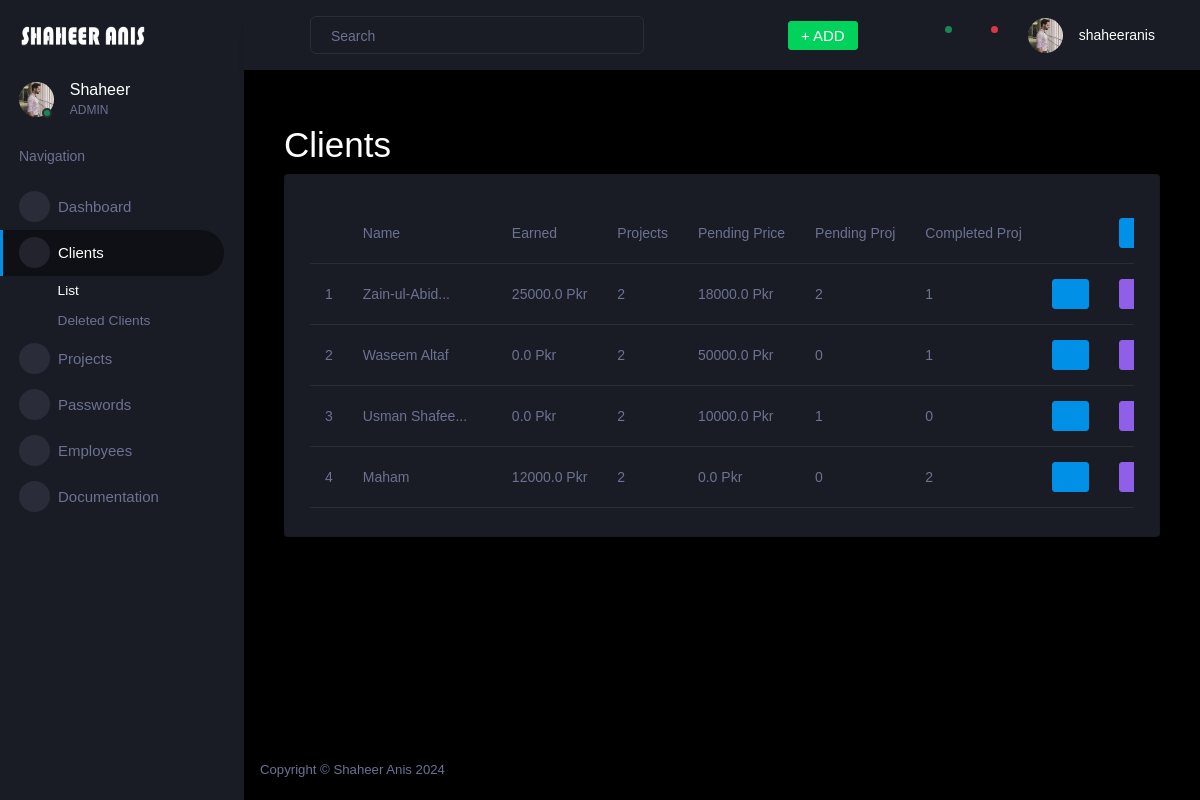
/client_list (signed in), run on the app's committed database.
### app.py (models this page shows, shortened)
class client(db.Model):
    _id = db.Column("id", db.Integer, primary_key=True)
    name = db.Column(db.String(100))
    email = db.Column(db.String(100))
    number = db.Column(db.String(100))
    deleted = db.Column(db.Boolean, default=False, index=True)
    total_price = db.Column(db.String(1000), default="0.00")
    tasks = relationship("project", back_populates="client")

### app.py (the view)
@app.route('/client_list')
def client_list():
    if 'user_id' not in session:
        return redirect(url_for('show_login'))
    clients = client.query.filter_by(deleted = False).all()
    task_counts = {}
    total_price_pending_per_client = {}
    total_price_earned_per_client = {}
    for client_item in clients:
        pending_tasks_count = project.query.filter_by(client_id=client_item._id, status=False).count()
        completed_tasks_count = project.query.filter_by(client_id=client_item._id, status=True).count()
        total_tasks_count = project.query.filter_by(client_id=client_item._id).count()
        task_counts[client_item._id] = (pending_tasks_count, completed_tasks_count)
        client_tasks = project.query.filter_by(client_id=client_item._id).all()
        total_pending_price = sum(float(task_item.price) - (float(task_item.advance_paid) + float(task_item.price_paid)) for task_item in client_tasks)
        total_price_pending_per_client[client_item._id] = total_pending_price
        total_price_earned = sum(float(task_item.advance_paid) + float(task_item.price_paid) for task_item in client_tasks)
        total_price_earned_per_client[client_item._id] = total_price_earned
    return render_template('client_list.html', clients=clients, task_counts=task_counts,total_tasks_count = total_tasks_count, total_price_pending_per_client =  total_price_pending_per_client, total_price_earned_per_client = total_price_earned_per_client)

### templates/client_list.html (shortened to what this page needs)
{% extends 'base.html' %} {% block content %}
<div class="container mt-4">
  <h1>Clients</h1>
  <div class="col-lg-12 grid-margin stretch-card">
    <div class="card">
      <div class="card-body">
        <div class="table-responsive">
          <table class="table">
            <thead>
              <tr>
                <th></th>
                <th>Name</th>
                <th>Earned</th>
                <th>Projects</th>
                <th>Pending Price</th>
                <th>Pending Proj</th>
                <th>Completed Proj</th>
                <th></th>
                <th>
                  <form method="GET" action="{{ url_for('add_client') }}">
                    <button type="submit" class="btn btn-primary">
                    </button>
                  </form>
                </th>
              </tr>
            </thead>
            <tbody>
              {% set counter = 0 %} {% for client in clients %}
              <tr>
                <td>
                  {{client._id}}
                </td>
                <td>
                  <a
                    href="{{ url_for('edit_client', client_id=client._id) }}"
                    style="color: #6c7293; text-decoration: none"
                  >
                    {{ client.name[:12] }}{% if client.name|length > 12 %}...{%
                    endif %}
                    <span
                      class="mdi mdi-open-in-new"
                      style="color: #0d6efd"
                    ></span>
                  </a>
                </td>
                <td>{{ total_price_earned_per_client[client._id] }} Pkr</td>
                <td>{{total_tasks_count}}</td>
                <td>{{total_price_pending_per_client[client._id]}} Pkr</td>
                <td>{{ task_counts[client._id][0] }}</td>
                <td>{{ task_counts[client._id][1] }}</td>
                <td>
                  <form
                    method="GET"
                    action="{{ url_for('add_task', client_id=client._id) }}"
                  >
                    <button type="submit" class="btn btn-primary">
                      <span class="mdi mdi-plus"></span>
                    </button>
                  </form>
                </td>
                <td>
                  <form
                    method="GET"
                    action="{{ url_for('client_tasks', client_id=client._id) }}"
                  >
                    <button type="submit" class="btn btn-info">
                    </button>
                  </form>
                </td>
              </tr>
              {% set counter = counter + 1 %} {% endfor %}
            </tbody>
          </table>
        </div>
      </div>
    </div>
  </div>
</div>
{% endblock %}

### templates/base.html (shortened to what this page needs)
<!DOCTYPE html>
<html lang="en">
  <head>
    <link
      rel="stylesheet"
      href="{{ url_for('static', filename='theme/assets/vendors/mdi/css/materialdesignicons.min.css') }}"
    />
    <link
      rel="stylesheet"
      href="{{ url_for('static', filename='theme/assets/vendors/css/vendor.bundle.base.css') }}"
    />
    <link
      rel="stylesheet"
      href="{{ url_for('static', filename='theme/assets/vendors/jvectormap/jquery-jvectormap.css') }}"
    />
    <link
      rel="stylesheet"
      href="{{ url_for('static', filename='theme/assets/vendors/flag-icon-css/css/flag-icon.min.css') }}"
    />
    <link
      rel="stylesheet"
      href="{{ url_for('static', filename='theme/assets/vendors/owl-carousel-2/owl.carousel.min.css') }}"
    />
    <link
      rel="stylesheet"
      href="{{ url_for('static', filename='theme/assets/vendors/owl-carousel-2/owl.theme.default.min.css') }}"
    />
    <link
      rel="stylesheet"
      href="{{ url_for('static', filename='theme/assets/css/style.css') }}"
    />
  </head>
  <body>
    <div class="container-scroller">
      <nav class="sidebar sidebar-offcanvas" id="sidebar">
        <div
          class="sidebar-brand-wrapper d-none d-lg-flex align-items-center justify-content-center fixed-top"
        >
          <a class="sidebar-brand brand-logo" href="{{ url_for('dashboard') }}"
            ><img
              src="{{ url_for('static', filename='theme/assets/images/logoSA.png') }}"
              alt="logo"
          /></a>
        </div>
        <ul class="nav">
          <li class="nav-item profile">
            <div class="profile-desc">
              <div class="profile-pic">
                <div class="count-indicator">
                  <img
                    class="img-xs rounded-circle"
                    src="{{ url_for('static', filename='theme/assets/images/faces/face15.jpg') }}"
                    alt=""
                  />
                  <span class="count bg-success"></span>
                </div>
                <div class="profile-name">
                  <h5 class="mb-0 font-weight-normal">Shaheer</h5>
                  <span>ADMIN</span>
                </div>
              </div>
              <a href="#" id="profile-dropdown" data-bs-toggle="dropdown"
                ><i class="mdi mdi-dots-vertical"></i
              ></a>
            </div>
          </li>
          <li class="nav-item nav-category">
            <span class="nav-link">Navigation</span>
          </li>
          <li class="nav-item menu-items">
            <a class="nav-link" href="{{ url_for('dashboard') }}">
              <span class="menu-icon">
                <i class="mdi mdi-view-dashboard"></i>
              </span>
              <span class="menu-title">Dashboard</span>
            </a>
          </li>
          <li class="nav-item menu-items">
            <a
              class="nav-link"
              data-bs-toggle="collapse"
              href="#ui-basic"
              aria-expanded="false"
              aria-controls="ui-basic"
            >
              <span class="menu-icon">
                <i class="mdi mdi-account-group"></i>
              </span>
              <span class="menu-title">Clients</span>
              <i class="menu-arrow"></i>
            </a>
            <div class="collapse" id="ui-basic">
              <ul class="nav flex-column sub-menu">
                <li class="nav-item">
                  <a class="nav-link" href="{{ url_for('client_list') }}"
                    >List</a
                  >
                </li>
                <li class="nav-item">
                  <a class="nav-link" href="#">Deleted Clients</a>
                </li>
              </ul>
            </div>
          </li>
          <li class="nav-item menu-items">
            <a
              class="nav-link"
              data-bs-toggle="collapse"
              href="#auth"
              aria-expanded="false"
              aria-controls="auth"
            >
              <span class="menu-icon">
                <i class="mdi mdi-view-list"></i>
              </span>
              <span class="menu-title">Projects</span>
              <i class="menu-arrow"></i>
            </a>
          </li>
          <li class="nav-item menu-items">
            <a
              class="nav-link"
              data-bs-toggle="collapse"
              href="#pass"
              aria-expanded="false"
              aria-controls="auth"
            >
              <span class="menu-icon">
                <i class="mdi mdi-security"></i>
              </span>
              <span class="menu-title">Passwords</span>
              <i class="menu-arrow"></i>
            </a>
          </li>
          <li class="nav-item menu-items">
            <a class="nav-link" href="{{ url_for('employee_list') }}">
              <span class="menu-icon">
                <i class="mdi mdi-account-multiple"></i>
              </span>
              <span class="menu-title">Employees</span>
            </a>
          </li>
          <li class="nav-item menu-items">
            <a class="nav-link" href="#">
              <span class="menu-icon">
                <i class="mdi mdi-file-document-box"></i>
              </span>
              <span class="menu-title">Documentation</span>
            </a>
          </li>
        </ul>
      </nav>
      <div class="container-fluid page-body-wrapper">
        <nav class="navbar p-0 fixed-top d-flex flex-row">
          <div class="navbar-menu-wrapper flex-grow d-flex align-items-stretch">
            <button
              class="navbar-toggler navbar-toggler align-self-center"
              type="button"
              data-toggle="minimize"
            >
              <span class="mdi mdi-menu"></span>
            </button>
            <ul class="navbar-nav w-100">
              <li class="nav-item w-100">
                <form class="nav-link mt-2 mt-md-0 d-none d-lg-flex search">
                  <input
                    type="text"
                    class="form-control"
                    placeholder="Search "
                  />
                </form>
              </li>
            </ul>
            <ul class="navbar-nav navbar-nav-right">
              <li class="nav-item dropdown d-none d-lg-block">
                <a
                  class="nav-link btn btn-success create-new-button"
                  id="createbuttonDropdown"
                  data-bs-toggle="dropdown"
                  aria-expanded="false"
                  href="#"
                  >+ ADD</a
                >
              </li>
              <li class="nav-item nav-settings d-none d-lg-block">
                <a class="nav-link" href="#">
                  <i class="mdi mdi-view-grid"></i>
                </a>
              </li>
              <li class="nav-item dropdown border-left">
                <a
                  class="nav-link count-indicator dropdown-toggle"
                  id="messageDropdown"
                  href="#"
                  data-bs-toggle="dropdown"
                  aria-expanded="false"
                >
                  <i class="mdi mdi-email"></i>
                  <span class="count bg-success"></span>
                </a>
              </li>
              <li class="nav-item dropdown border-left">
                <a
                  class="nav-link count-indicator dropdown-toggle"
                  id="notificationDropdown"
                  href="#"
                  data-bs-toggle="dropdown"
                >
                  <i class="mdi mdi-bell"></i>
                  <span class="count bg-danger"></span>
                </a>
              </li>
              <li class="nav-item dropdown">
                <a
                  class="nav-link"
                  id="profileDropdown"
                  href="#"
                  data-bs-toggle="dropdown"
                >
                  <div class="navbar-profile">
                    <img
                      class="img-xs rounded-circle"
                      src="{{ url_for('static', filename='theme/assets/images/faces/face15.jpg') }}"
                      alt=""
                    />
                    <p class="mb-0 d-none d-sm-block navbar-profile-name">
                      {{session['username']}}
                    </p>
                    <i class="mdi mdi-menu-down d-none d-sm-block"></i>
                  </div>
                </a>
              </li>
            </ul>
          </div>
        </nav>
        <div class="main-panel">
          <div class="content-wrapper">
            {% block content %}{% endblock %}
          </div>
          <footer class="footer">
            <div
              class="d-sm-flex justify-content-center justify-content-sm-between"
            >
              <span
                class="text-muted d-block text-center text-sm-left d-sm-inline-block"
                >Copyright © Shaheer Anis 2024</span
              >
            </div>
          </footer>
        </div>
      </div>
    </div>
  </body>
</html>

### data on the page
client: _id "1", name "Zain-ul-Abid", total_price_earned_per_client "25000.0", total_tasks_count "2", total_price_pending_per_client "18000.0", task_counts "2", id "1"
client: _id "2", name "Waseem Altaf", total_price_earned_per_client "0.0", id "2", total_price "50000.0", deleted "0", task_counts "1"
client: _id "3", name "Usman Shafee", total_price_earned_per_client "0.0", total_tasks_count "2", total_price "10000.0", task_counts "1", deleted "0"
client: _id "4", name "Maham", total_price "12000.0", total_tasks_count "2", total_price_pending_per_client "0.0", deleted "0", task_counts "2"

### other printed values
{{ session['username'] }} "shaheeranis"
